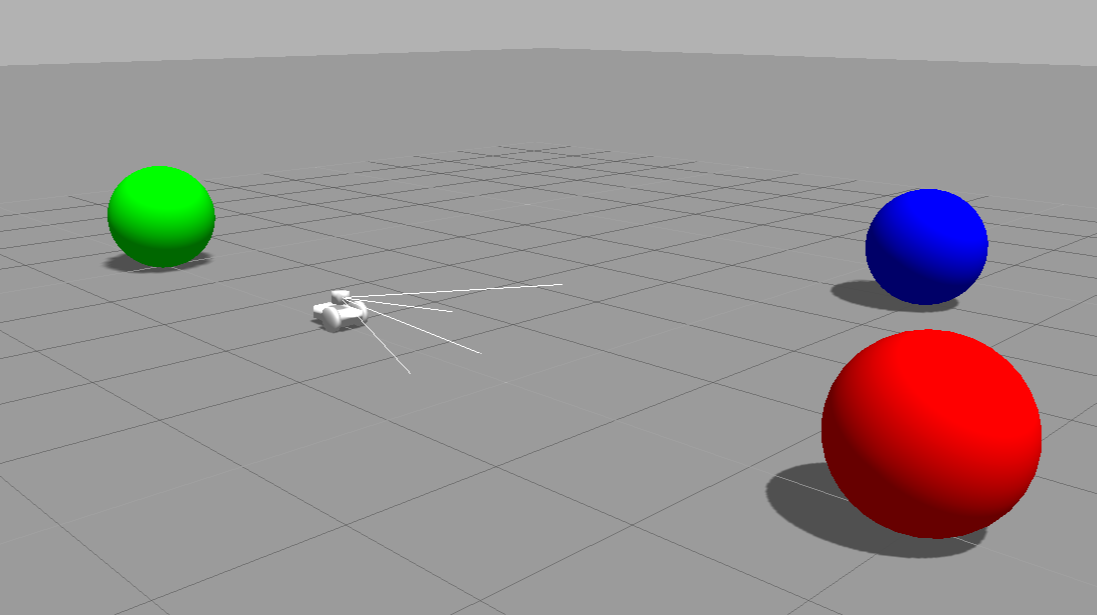
#> input picture robot.png, 2193 x 1230 px (shown at 1/2 size)
$ python colortracking.py
#> lines starting #> are read from the running program, lines starting #| are printed output that depends on the picture; after the words box and inside, x2 and y2 are one past the last pixel; in counts of white or black regions, pixels touching at a corner belong together
import cv2
import numpy as np

while(1):

    frame = cv2.imread('robot.png')
#> frame is the input picture: shape (1230, 2193, 3); mean B, G, R 145.4, 144.9, 152.6
    frame = cv2.resize(frame, (0,0), fx=0.2, fy=0.2)
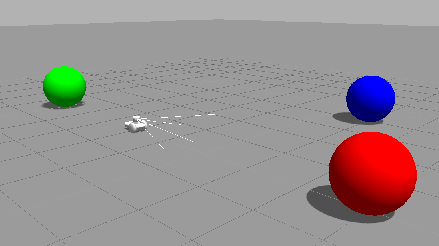
#> frame: shape (246, 439, 3); mean B, G, R 145.4, 144.9, 152.6
#    frameBGR = cv2.cvtColor(frame,cv2.COLOR_BGR2RGB)
    hsv = cv2.cvtColor(frame, cv2.COLOR_BGR2HSV)
#> hsv: shape (246, 439, 3); mean H, S, V 2.7, 21.1, 158.1

    # define range of white color in HSV
    # change it according to your need !
    # blue
    upper_white = np.array([130,255,255], dtype=np.uint8)
    lower_white = np.array([110,0,0], dtype=np.uint8)

    # green
    upper_white = np.array([70,255,255], dtype=np.uint8)
    lower_white = np.array([50,0,0], dtype=np.uint8)

    # red
    upper_white = np.array([20,255,255], dtype=np.uint8)
    lower_white = np.array([0,100,100], dtype=np.uint8)

    # Threshold the HSV image to get only white colors
    mask = cv2.inRange(hsv, lower_white, upper_white)
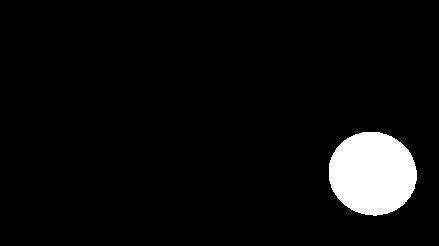
#> mask: shape (246, 439); 5.4% white; 1 white region, box (x1, y1, x2, y2) and area: (329, 132, 417, 216) 5795
    # Bitwise-AND mask and original image
    res = cv2.bitwise_and(frame,frame, mask= mask)
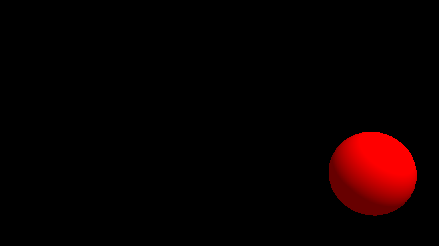
#> res: shape (246, 439, 3); mean B, G, R 0, 0, 10.2

    cv2.imshow('frame',frame)
    cv2.imshow('mask',mask)
    cv2.imshow('res',res)

    k = cv2.waitKey(5) & 0xFF
#> (key Esc is pressed here)
    if k == 27:
        break

cv2.destroyAllWindows()
